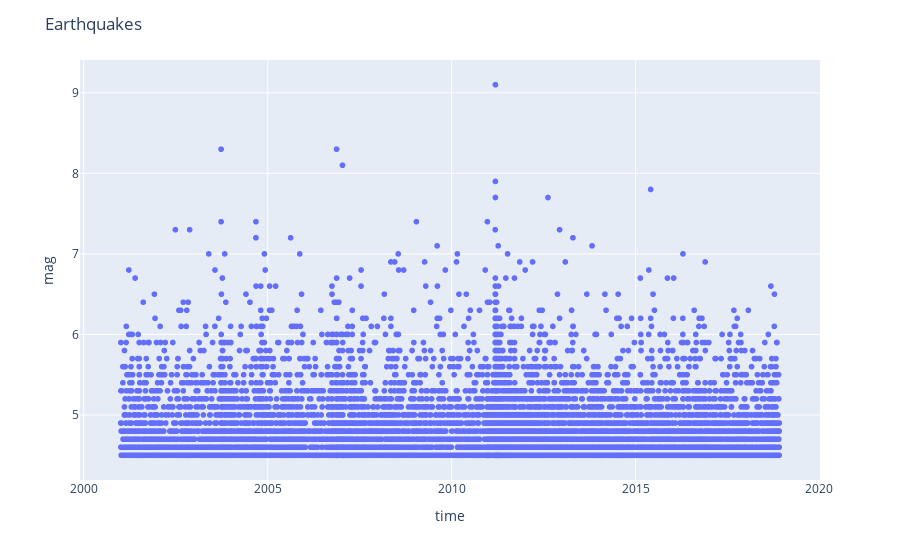

The notebook cell saved with this chart:
### Code cell
import plotly.express as px
fig=px.scatter(data, x="time", y="mag")
fig.update_layout(title='Earthquakes')
fig.show()

### Figure 1 — Plotly figure (JSON) as saved in the notebook; plotly's stock layout.template omitted (floating-point values rounded to 4 significant figures; data arrays with more than 128 entries replaced by an {"elided": "..."} marker saying what was removed)
{"data": [{"hovertemplate": "time=%{x}<br>mag=%{y}<extra></extra>", "legendgroup": "", "marker": {"color": "#636efa", "symbol": "circle"}, "mode": "markers", "name": "", "showlegend": false, "type": "scattergl", "x": {"elided": "14092 str values"}, "xaxis": "x", "y": {"elided": "14092 float values"}, "yaxis": "y"}], "layout": {"legend": {"tracegroupgap": 0}, "margin": {"t": 60}, "title": {"text": "Earthquakes"}, "xaxis": {"anchor": "y", "domain": [0, 1], "title": {"text": "time"}}, "yaxis": {"anchor": "x", "domain": [0, 1], "title": {"text": "mag"}}}}
